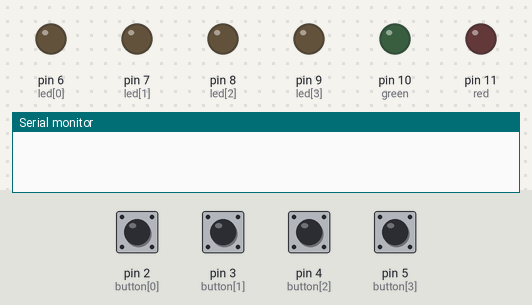
This sketch was run on a simulated Arduino Uno, built with avr-gcc and run on an emulated ATmega328P. Parts: output pins drawn as LEDs (lit = HIGH), the last lines printed to the serial monitor. Dashed ring = blinking. The test bench sets the inputs (shaded band); at power-on: pin 2 (button[0]), pin 3 (button[1]), pin 4 (button[2]), pin 5 (button[3]) LOW.

Above: at 2.2 s.
2.3 s: pin 2 (button[0]) pulled HIGH for 1 s
At 2.95 s:
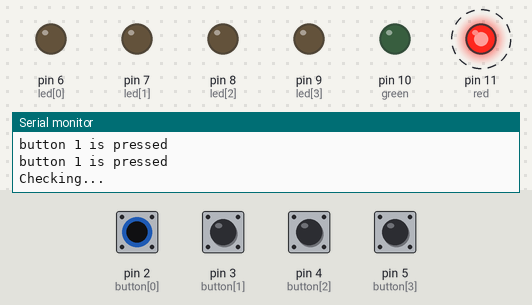
5.3 s: pin 3 (button[1]) pulled HIGH for 0.15 s
At 5.37 s:
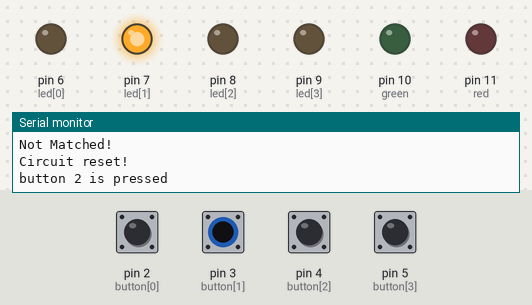
6.9 s: pin 4 (button[2]) pulled HIGH for 0.15 s
At 6.97 s:
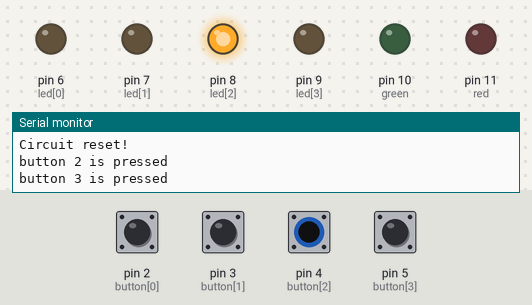
8.5 s: pin 5 (button[3]) pulled HIGH for 1 s
At 8.65 s:
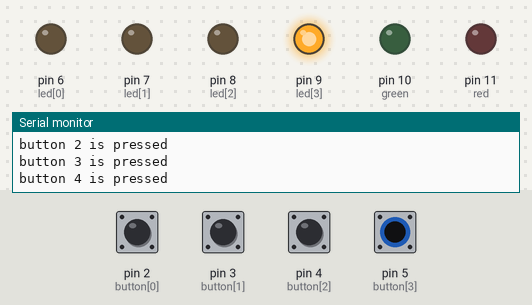
Timing chart, 0 to 11.5 s (numbered marks = the images above; inputs shaded):
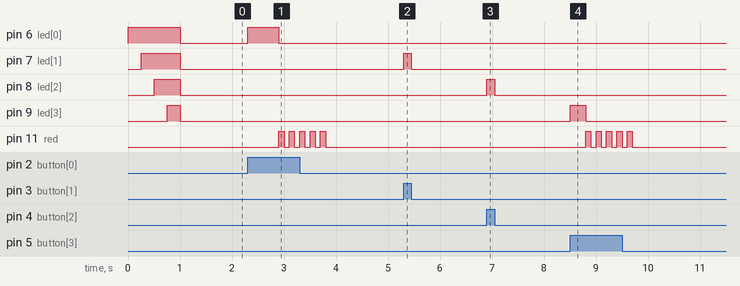

The sketch:

arduino_lock.ino
```cpp
const int button[] = {2,3,4,5};
const int led[] = {6,7,8,9};

const int green = 10;
const int red = 11;

int code[] = {4,2,1,3};
int input[4];
int is_entered = 0;
int accept = 150;

void setup(){
  Serial.begin(9600);

  for (int i = 0; i < 4; i++){
    pinMode(button[i], INPUT);
    pinMode(led[i], OUTPUT);
  }

  pinMode(red, OUTPUT);
  pinMode(green, OUTPUT);
  led_check();
}

void loop(){
  if (digitalRead(button[0]) == HIGH){
    digitalWrite(led[0], HIGH);
    is_entered = append_input(1);
    Serial.println("button 1 is pressed");
    delay(accept);
    digitalWrite(led[0], LOW);
  }

  if (digitalRead(button[1]) == HIGH){
    digitalWrite(led[1], HIGH);
    is_entered = append_input(2);
    Serial.println("button 2 is pressed");
    delay(accept);
    digitalWrite(led[1], LOW);
  }

  if (digitalRead(button[2]) == HIGH){
    digitalWrite(led[2], HIGH);
    is_entered = append_input(3);
    Serial.println("button 3 is pressed");
    delay(accept);
    digitalWrite(led[2], LOW);
  }

  if (digitalRead(button[3]) == HIGH){
    digitalWrite(led[3], HIGH);
    is_entered = append_input(4);
    Serial.println("button 4 is pressed");
    delay(accept);
    digitalWrite(led[3], LOW);
  }

  if (is_entered == 4){
    validate();
    Serial.println("Circuit reset!");
    is_entered = 0;
  }
}

void led_check(){
  for (int i = 0; i < 4; i++){
    digitalWrite(led[i], HIGH);
    delay(250);
  }
  for (int i=0; i < 4; i++){
    digitalWrite(led[i], LOW);
  }
}

int append_input(int data){
  input[is_entered] = data;
  return is_entered + 1;
}

void validate(){
  Serial.println("Checking...");
  int ok = 1;

  for (int i = 0; i < 4; i++){
    if (input[i] != code[i]){
      ok = 0;
      break;
    }
  }

  if (ok == 1){
    blink(green);
    Serial.println("Matched!");
  }
  else{
    blink(red);
    Serial.println("Not Matched!");
  }
}

void blink(int button){
  for (int i = 0; i < 5; i++){
      digitalWrite(button, HIGH);
      delay(100);
      digitalWrite(button, LOW);
      delay(100);
    }
}
```

Measured:
- after the input at 2.3 s, pin 6 (led[0]): LOW → HIGH at once, → LOW 0.60 s later; pin 11 (red): alternates HIGH for 0.10 s and LOW for 0.10 s, 10 changes in all, then stays LOW, starting after 0.60 s
- after the input at 5.3 s, pin 7 (led[1]): LOW → HIGH at once, → LOW 0.15 s later
- after the input at 6.9 s, pin 8 (led[2]): LOW → HIGH at once, → LOW 0.15 s later
- after the input at 8.5 s, pin 9 (led[3]): LOW → HIGH at once, → LOW 0.30 s later; pin 11 (red): alternates HIGH for 0.10 s and LOW for 0.10 s, 10 changes in all, then stays LOW, starting after 0.30 s
